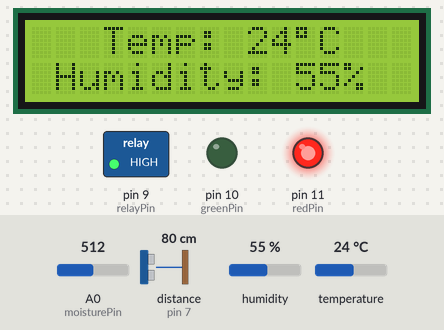
Bench run of a sketch on a simulated Arduino Uno, built with avr-gcc and run on an emulated ATmega328P. On the bench: 16×2 character LCD, switched loads named in the sketch (green lamp = pin HIGH), output pins drawn as LEDs (lit = HIGH). Wiring (inferred from the names in the program): ultrasonic range finder: trigger pin 6; echo pin 7. The inputs (shaded band) are chosen by the test bench; at power-on: temperature 24 °C, A0 (moisturePin) = 512, distance to the obstacle (sensor on pin 7) 80 cm, humidity 55 %. The echo pulse lasts 58.3 µs per cm; pins used as bus, display or sensor lines are not drawn; what the sketch prints to the serial monitor is not drawn.

Above: at 1.6 s.
1.7 s: temperature set to 1 °C
At 3.5 s:
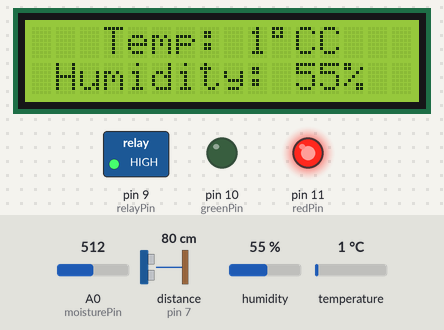
4.1 s: A0 (moisturePin) set to 807
5.8 s: A0 (moisturePin) set to 833
At 7.9 s:
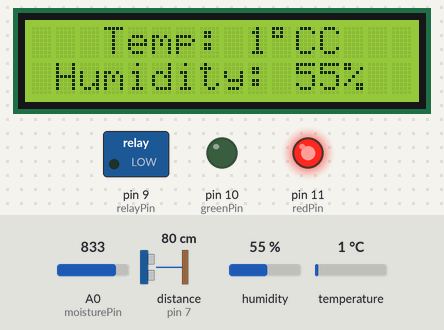
8.2 s: distance to the obstacle (sensor on pin 7) set to 77 cm
At 10.0 s:
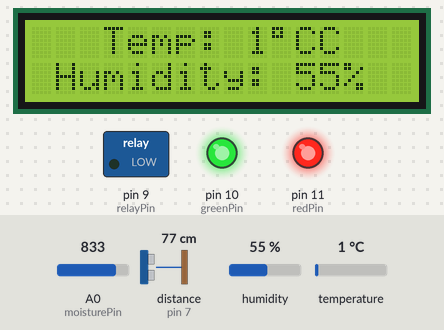
10.3 s: A0 (moisturePin) set to 731
12.1 s: A0 (moisturePin) set to 699
At 13.4 s:
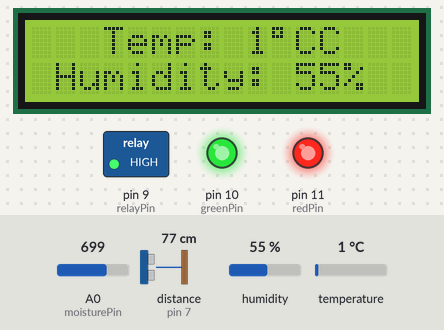
Timing chart, 0 to 15.1 s (numbered marks = the images above; inputs shaded):
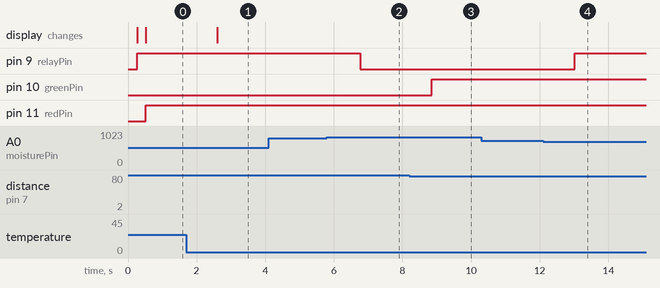

The sketch:

Arduino.ino
```cpp
#include <SoftwareSerial.h>
#include "DHT.h"


void initLCD();
void initWaterLevel();
int checkWaterLevel();
void printOnLCD(int t, int h);


SoftwareSerial espSerial(2, 3);
DHT dht(4, DHT11);
#define moisturePin A0
#define relayPin 9


const int DryValue = 1023;
const int WetValue = 338;


int moisture = 0;
int temperature = 0;
int humidity = 0;
int waterLevel = 0;
bool pump = false;
bool isConnected = false;


int rawToSoilPercent(int raw) {
  int pct = map(raw, DryValue, WetValue, 0, 100);
  pct = constrain(pct, 0, 100);
  return pct;
}


void readFromEsp() {
  if (!espSerial.available()) return;


  char input[22];
  memset(input, 0, sizeof(input));
  int idx = 0;
  unsigned long start = millis();
  while (millis() - start < 50) {
    while (espSerial.available() && idx < 20) {
      char c = (char)espSerial.read();
      input[idx++] = c;

      start = millis();
    }
    if (!espSerial.available()) break;
  }
  input[idx] = '\0';

  if (idx == 0) return;

  Serial.print("RAW ESP IN: ");
  Serial.println(input);

  char *data = strtok(input, "\n");
  while (data != NULL) {
    size_t len = strlen(data);
    if (len > 0) {
      switch (data[0]) {
        case 'd':
          isConnected = false;
          Serial.println("ESP: disconnected");
          break;
        case 'c':
          isConnected = true;
          Serial.println("ESP: connected");

          break;
        case 'p':
          if (len >= 2) {
            if (data[1] == '1') pump = turnOnPump();
            else pump = turnOffPump();
          }
          break;
        default:

          Serial.print("ESP unknown prefix: ");
          Serial.println(data);
          break;
      }
    }
    data = strtok(NULL, "\n");
  }
}


void sendData() {

  espSerial.print("t"); espSerial.println(String(temperature));
  espSerial.print("h"); espSerial.println(String(humidity));
  espSerial.print("p"); espSerial.println(String(pump ? 1 : 0));
  espSerial.print("m"); espSerial.println(String(moisture));
  espSerial.print("w"); espSerial.println(String(waterLevel));
  Serial.println("Sent data to ESP");
}


bool turnOnPump() {
  digitalWrite(relayPin, LOW);
  espSerial.println("p1");
  Serial.println("Pump ON");
  return true;
}

bool turnOffPump() {
  digitalWrite(relayPin, HIGH);
  espSerial.println("p0");
  Serial.println("Pump OFF");
  return false;
}


void setup() {

  Serial.begin(9600);
  Serial.println("Starting improved Part4 sketch...");


  espSerial.begin(9600);
  delay(200);


  dht.begin();
  initLCD();
  initWaterLevel();


  pinMode(relayPin, OUTPUT);
  digitalWrite(relayPin, HIGH);


  delay(200);
}

void loop() {

  readFromEsp();


  float t = dht.readTemperature();
  float h = dht.readHumidity();
  if (!isnan(t)) temperature = (int)round(t);
  else Serial.println("DHT readTemperature() failed");

  if (!isnan(h)) humidity = (int)round(h);
  else Serial.println("DHT readHumidity() failed");


  printOnLCD(temperature, humidity);

  int raw = analogRead(moisturePin);

  moisture = rawToSoilPercent(raw);

  waterLevel = checkWaterLevel();

  Serial.print("Soil raw: "); Serial.print(raw);
  Serial.print(" -> M: "); Serial.print(moisture);
  Serial.print("  T: "); Serial.print(temperature);
  Serial.print("  H: "); Serial.println(humidity);


  if (isConnected) sendData();


  if (!pump && moisture < 30) {
    pump = turnOnPump();
  } else if (pump && moisture >= 45) {
    pump = turnOffPump();
  }

  delay(1000);
}
```

water_level.ino
```cpp
#define echoPin 7
#define trigPin 6
#define greenPin 10
#define redPin 11

unsigned long maxDistance;
unsigned long maxDistance_75;
unsigned long maxDistance_50;
unsigned long maxDistance_25;
unsigned long distance;
unsigned long duration;

void  initWaterLevel() {
  pinMode(echoPin, INPUT);
  pinMode(trigPin, OUTPUT);
  pinMode(redPin, OUTPUT);
  pinMode(greenPin, OUTPUT);

  digitalWrite(trigPin, LOW);
  delayMicroseconds(2);
  digitalWrite(trigPin, HIGH);
  delayMicroseconds(10);
  digitalWrite(trigPin, LOW);

  duration = pulseIn(echoPin, HIGH);
  maxDistance = duration * 0.034;
  maxDistance_75 = maxDistance * 0.75;
  maxDistance_50 = maxDistance * 0.50;
  maxDistance_25 = maxDistance * 0.25;
}

int  checkWaterLevel() {
  digitalWrite(trigPin, LOW);
  delayMicroseconds(2);
  digitalWrite(trigPin, HIGH);
  delayMicroseconds(10);
  digitalWrite(trigPin, LOW);
  duration = pulseIn(echoPin, HIGH);
  distance = duration * 0.034;

  if (distance >= maxDistance)
  {
    // LED Red
    digitalWrite(redPin, HIGH);
    digitalWrite(greenPin, LOW);
  }
  else if (distance >= maxDistance_75)
  {
    // LED Orange
    digitalWrite(redPin, 255);
    digitalWrite(greenPin, 10);
  }
  else if (distance >= maxDistance_50)
  {
    // LED Yellow
    digitalWrite(redPin, 255);
    digitalWrite(greenPin, 255);
  }
  else if (distance >= maxDistance_25)
  {
    // LED Greenish
    digitalWrite(redPin, 10);
    digitalWrite(greenPin, 255);
  }
  else
  {
    // LED Green
    digitalWrite(redPin, 0);
    digitalWrite(greenPin, 255);
  }

  return (100 - distance * 100 / maxDistance);
}
```

lcd.ino
```cpp
#include <LiquidCrystal_I2C.h>

LiquidCrystal_I2C lcd(0x27, 16, 2);

void    initLCD() {
  lcd.init();
  lcd.clear();
}

void    printOnLCD(int temperature, int humidity) {
    lcd.backlight();
    lcd.setCursor(3, 0);
    lcd.print("Temp: ");
    lcd.print(temperature);
    lcd.print((char)223);
    lcd.print("C");
    lcd.setCursor(1, 1);
    lcd.print("Humidity: ");
    lcd.print(humidity);
    lcd.print("%");
}
```

Measured:
- the behaviour switches between 817 and 818 on A0 (moisturePin) (found by bisection; images 1 and 2)
- the behaviour switches between 80 and 79 cm on distance to the obstacle (sensor on pin 7) (found by bisection; images 2 and 3)
- the behaviour switches between 715 and 714 on A0 (moisturePin) (found by bisection; images 3 and 4)
- after the input at 1.7 s, the display: changes after 0.90 s (image 1)
- after the input at 4.1 s, every drawn part: stays the same
- after the input at 5.8 s, pin 9 (relayPin): HIGH → LOW after 0.97 s
- after the input at 8.2 s, pin 10 (greenPin): LOW → HIGH after 0.66 s
- after the input at 10.3 s, every drawn part: stays the same
- after the input at 12.1 s, pin 9 (relayPin): LOW → HIGH after 0.92 s
